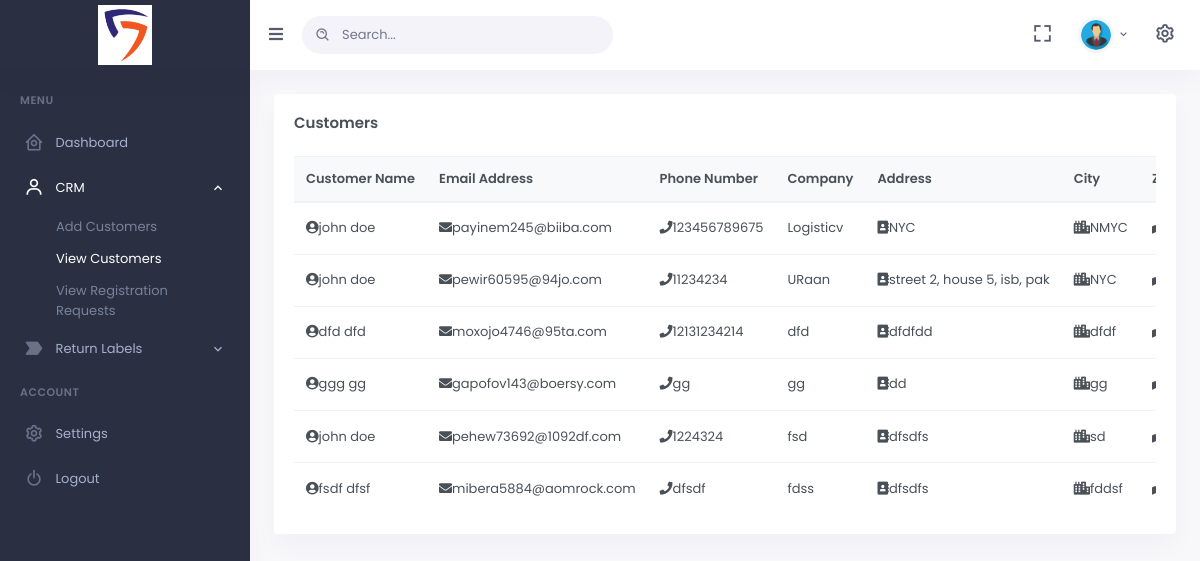
The app's page /crm/view/customer/ (signed in), older data.
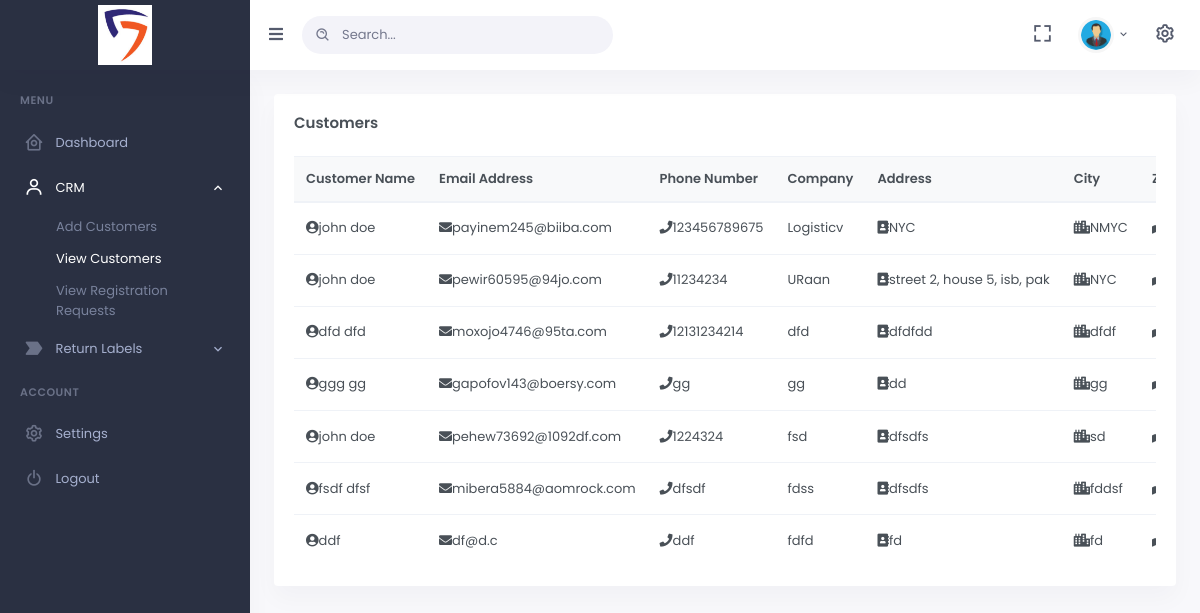
The same page, newer data.
### Lollipop_CRM/models.py (models this page shows, shortened)
class Customer(models.Model):
    customer_name = models.CharField(max_length=50)
    phone_number = models.CharField(max_length=50)
    company = models.CharField(max_length=50)
    address = models.CharField(max_length=200)
    customer_zip = models.CharField(max_length=50)
    city = models.CharField(max_length=50)
    email_address = models.CharField(max_length=50)
    invoicing_email = models.CharField(max_length=100)
    invoicing_schedule = models.CharField(max_length=50)
    payment_method = models.CharField(max_length=50)
    rate_card = models.CharField(max_length=50)
    logo = models.ImageField(upload_to="images/logo", blank=True, null=True)
    user = models.ForeignKey('auth.User', on_delete=models.CASCADE)

### Lollipop_CRM/views.py (the view)
# urls.py: path('view/customer/', views.view_customer, name="View Customer"),
@login_required(login_url='/crm/accounts/login/')
def view_customer(request):
    customers = Customer.objects.all()
    context = {
        'customers': customers
    }
    return render(request, template_name='CRM/view-customers.html', context=context)

### templates/CRM/view-customers.html (shortened to what this page needs)
{% extends 'base.html' %}
{% load static %}
{% block content %}
            <div class="main-content">
                <div class="page-content">
                    <div class="container-fluid">
                        <div class="row">
                            <div class="col-lg-12">
                                <div class="card">
                                    <div class="card-body">
                                        <h4 class="card-title mb-4">Customers</h4>
                                        <div class="table-responsive">
                                            <table class="table table-centered table-nowrap mb-0">
                                                <thead class="thead-light">
                                                    <tr>
                                                        <th>Customer Name</th>
                                                        <th>Email Address</th>
                                                        <th>Phone Number</th>
                                                        <th>Company</th>
                                                        <th>Address</th>
                                                        <th>City</th>
                                                        <th>Zip Code</th>
                                                    </tr>
                                                </thead>
                                                <tbody>
                                                {% for data in customers%}
                                                    <tr>
                                                        <td><i  class="fa fa-user-circle"></i>{{ data.customer_name }}</td>
                                                        <td><i class="fa fa-envelope"></i>{{ data.email_address }}</td>
                                                        <td><i class="fa fa-phone"></i>{{ data.phone_number }}</td>
                                                        <td>{{ data.company }}</td>
                                                        <td><i class="fa fa-address-book"></i>{{ data.address }}</td>
                                                        <td><i class="fa fa-city"></i>{{ data.city }}</td>
                                                        <td><i class="fa fa-map-marked"></i>{{ data.customer_zip }}</td>
                                                    </tr>
                                                    {% endfor %}
                                                </tbody>
                                            </table>
                                        </div>
                                    </div>
                                </div>
                            </div>
                        </div>
                    </div>
                </div>
            </div>
{% endblock content %}

### templates/base.html (shortened to what this page needs)
<!DOCTYPE html>
{% load static %}
<html lang="en">
<head>
        <link href="{% static 'css/bootstrap.min.css' %}" id="bootstrap-style" rel="stylesheet" type="text/css" />
        <link href="{% static 'css/icons.min.css' %}" rel="stylesheet" type="text/css" />
        <link href="{% static 'css/app.min.css' %}" id="app-style" rel="stylesheet" type="text/css" />
        <link href="{% static 'libs/bootstrap-datepicker/css/bootstrap-datepicker.min.css' %}" rel="stylesheet">
        <link href="{% static 'libs/bootstrap-colorpicker/css/bootstrap-colorpicker.min.css' %}" rel="stylesheet">
        <link href="{% static 'libs/bootstrap-touchspin/jquery.bootstrap-touchspin.min.css' %}" rel="stylesheet" />
<link href="{% static 'libs/select2/css/select2.min.css' %}" rel="stylesheet" type="text/css" />
</head>
<body data-sidebar="dark">
            <header id="page-topbar">
                <div class="navbar-header">
                    <div class="d-flex">
                        <div class="navbar-brand-box">
                            <a href="" class="logo logo-light">
                                <span class="logo-lg">
                                    <img src="{% static 'images/simple-returns.png' %}" alt="" height="60">
                                </span>
                            </a>
                        </div>
                        <button type="button" class="btn btn-sm px-3 font-size-16 header-item waves-effect" id="vertical-menu-btn">
                            <i class="fa fa-fw fa-bars"></i>
                        </button>
                        <form class="app-search d-none d-lg-block">
                            <div class="position-relative">
                                <input type="text" class="form-control" placeholder="Search...">
                                <span class="bx bx-search-alt"></span>
                            </div>
                        </form>
                    </div>
                    <div class="d-flex">
                        <div class="dropdown d-none d-lg-inline-block ml-1">
                            <button type="button" class="btn header-item noti-icon waves-effect" data-toggle="fullscreen">
                                <i class="bx bx-fullscreen"></i>
                            </button>
                        </div>
                        <div class="dropdown d-inline-block">
                            <button type="button" class="btn header-item waves-effect" id="page-header-user-dropdown"
                                data-toggle="dropdown" aria-haspopup="true" aria-expanded="false">
                             <img class="rounded-circle header-profile-user" src="{% static 'images/users/avatar.png' %}"
                                    alt="Header Avatar">
                                <i class="mdi mdi-chevron-down d-none d-xl-inline-block"></i>
                            </button>
                        </div>
                        <div class="dropdown d-inline-block">
                            <button type="button" class="btn header-item noti-icon right-bar-toggle waves-effect">
                                <i class="bx bx-cog bx-spin"></i>
                            </button>
                        </div>
                    </div>
                </div>
            </header>
<div class="vertical-menu">
    <div data-simplebar class="h-100">
{% block sidemenu %}
        <div id="sidebar-menu">
            <ul class="metismenu list-unstyled" id="side-menu">
                <li class="menu-title">Menu</li>
                <li>
                    <a href="{% url 'Dashboard' %}" class="waves-effect">
                        <i class="bx bx-home-circle"></i>
                        <span>Dashboard</span>
                    </a>
                </li>
                <li>
                    <a href="javascript: void(0);" class="has-arrow waves-effect">
                        <i class="bx bx-user"></i>
                        <span>CRM</span>
                    </a>
                    <ul class="sub-menu" aria-expanded="false">
                        <li><a href="/crm/add/customer/">Add Customers</a></li>
                        <li><a href="/crm/view/customer/">View Customers</a></li>
                        <li><a href="/crm/view/requests/">View Registration Requests</a></li>
                    </ul>
                </li>
                      <li>
                    <a href="javascript: void(0);" class="has-arrow waves-effect">
                        <i class="bx bxs-label"></i>
                        <span>Return Labels</span>
                    </a>
                </li>
                <li class="menu-title">Account</li>
                  <li>
                    <a href="/admin/password_change/" class="waves-effect">
                        <i class="bx bx-cog"></i>
                        <span>Settings</span>
                    </a>
                </li>
                <li>
                    <a href="/crm/logout" class="waves-effect">
                        <i class="bx bx-power-off"></i>
                        <span>Logout</span>
                    </a>
                </li>
            </ul>
        </div>
        {% endblock sidemenu %}
    </div>
</div>
{% block content %}
{% endblock content %}
</body>
</html>

Row changes from the older to the newer data that the page shows:
added Customer: customer_name "ddf", email_address "df@d.c", phone_number "ddf", company "fdfd", address "fd", city "fd"
